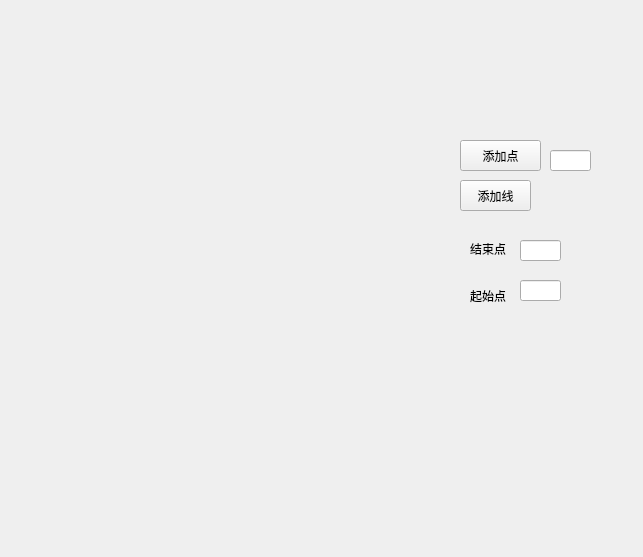
<?xml version="1.0" encoding="UTF-8"?>
<ui version="4.0">
 <class>Form</class>
 <widget class="QWidget" name="Form">
  <property name="geometry">
   <rect>
    <x>0</x>
    <y>0</y>
    <width>643</width>
    <height>557</height>
   </rect>
  </property>
  <property name="windowTitle">
   <string>Form</string>
  </property>
  <widget class="QPushButton" name="pushButton">
   <property name="geometry">
    <rect>
     <x>460</x>
     <y>140</y>
     <width>81</width>
     <height>31</height>
    </rect>
   </property>
   <property name="text">
    <string>添加点</string>
   </property>
  </widget>
  <widget class="QPushButton" name="pushButton_2">
   <property name="geometry">
    <rect>
     <x>460</x>
     <y>180</y>
     <width>71</width>
     <height>31</height>
    </rect>
   </property>
   <property name="text">
    <string>添加线</string>
   </property>
  </widget>
  <widget class="QLineEdit" name="startpoint">
   <property name="geometry">
    <rect>
     <x>520</x>
     <y>280</y>
     <width>41</width>
     <height>21</height>
    </rect>
   </property>
  </widget>
  <widget class="QLabel" name="Startlabel">
   <property name="geometry">
    <rect>
     <x>470</x>
     <y>280</y>
     <width>51</width>
     <height>31</height>
    </rect>
   </property>
   <property name="text">
    <string>起始点</string>
   </property>
  </widget>
  <widget class="QLabel" name="EndLabel">
   <property name="geometry">
    <rect>
     <x>470</x>
     <y>230</y>
     <width>40</width>
     <height>37</height>
    </rect>
   </property>
   <property name="text">
    <string>结束点</string>
   </property>
  </widget>
  <widget class="QLineEdit" name="EndPoint">
   <property name="geometry">
    <rect>
     <x>520</x>
     <y>240</y>
     <width>41</width>
     <height>21</height>
    </rect>
   </property>
  </widget>
  <widget class="QLineEdit" name="nodeName">
   <property name="geometry">
    <rect>
     <x>550</x>
     <y>150</y>
     <width>41</width>
     <height>21</height>
    </rect>
   </property>
  </widget>
 </widget>
 <resources/>
 <connections>
  <connection>
   <sender>pushButton</sender>
   <signal>clicked()</signal>
   <receiver>Form</receiver>
   <slot>AddPoint()</slot>
   <hints>
    <hint type="sourcelabel">
     <x>565</x>
     <y>121</y>
    </hint>
    <hint type="destinationlabel">
     <x>548</x>
     <y>70</y>
    </hint>
   </hints>
  </connection>
  <connection>
   <sender>pushButton_2</sender>
   <signal>clicked()</signal>
   <receiver>Form</receiver>
   <slot>AddLine()</slot>
   <hints>
    <hint type="sourcelabel">
     <x>608</x>
     <y>175</y>
    </hint>
    <hint type="destinationlabel">
     <x>585</x>
     <y>228</y>
    </hint>
   </hints>
  </connection>
 </connections>
 <slots>
  <slot>AddPoint()</slot>
  <slot>AddLine()</slot>
 </slots>
</ui>
